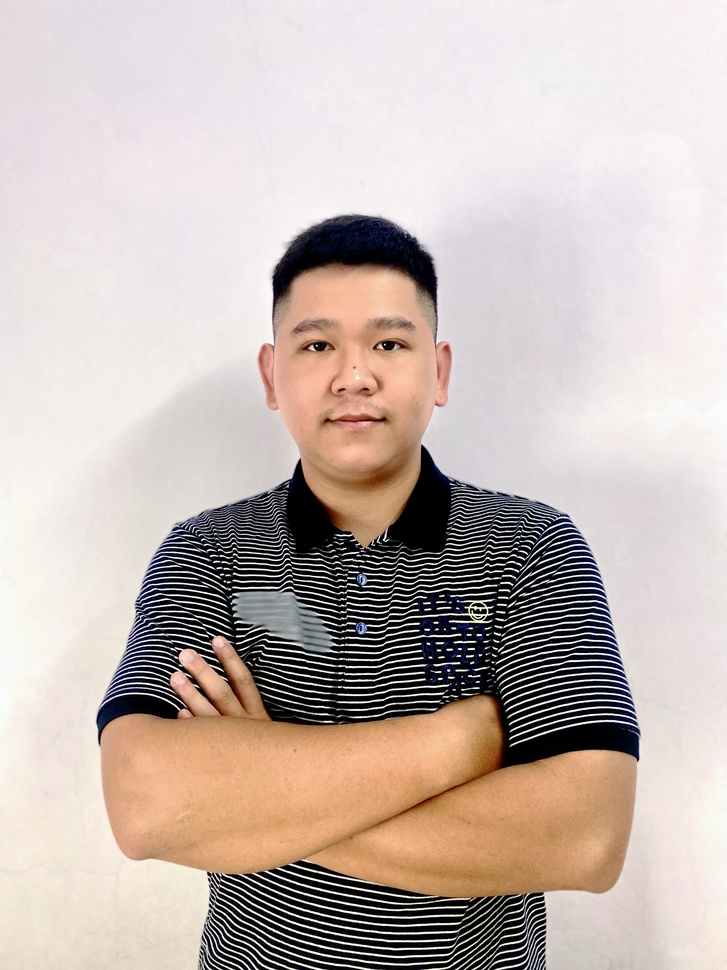
#> input picture Supervised_Learning/face.jpg, 727 x 970 px, shrunk from 3024 x 4032 before the run
$ python face_detection.py
#> lines starting #> are read from the running program, lines starting #| are printed output that depends on the picture; after the words box and inside, x2 and y2 are one past the last pixel; in counts of white or black regions, pixels touching at a corner belong together
import cv2

# Load the image
img = cv2.imread("face.jpg")
#> img is the input picture: shape (970, 727, 3); mean B, G, R 177, 183.1, 196.8

# Convert the image to grayscale
gray = cv2.cvtColor(img, cv2.COLOR_BGR2GRAY)
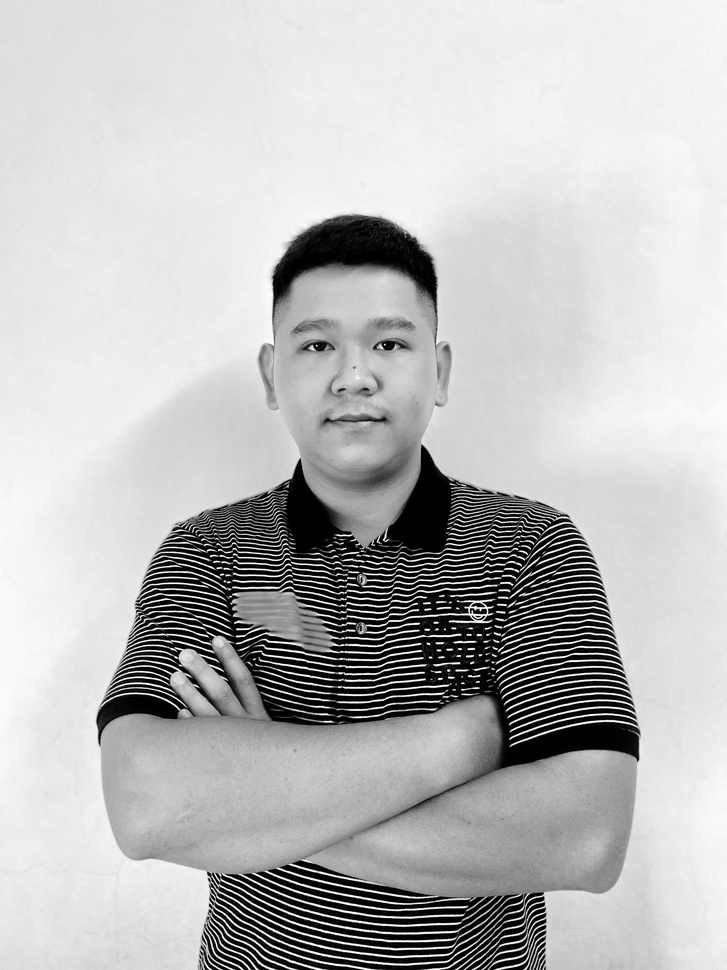
#> gray: shape (970, 727); min 0, max 255, mean 186.5

# Apply Gaussian blur
gray = cv2.GaussianBlur(gray, (5, 5), 0)

# Load the Haar Cascade classifier for face detection
face_cascade = cv2.CascadeClassifier("haarcascade_frontalface_default.xml")

# Detect faces in the image
faces = face_cascade.detectMultiScale(gray, scaleFactor=1.1, minNeighbors=5, minSize=(30, 30))
#> faces = [[252, 263, 203, 203]]

# Draw rectangles around the detected faces in the image
for (x, y, w, h) in faces:
    cv2.rectangle(img, (x, y), (x+w, y+h), (0, 255, 0), 2)
#> this loop made 1 pass
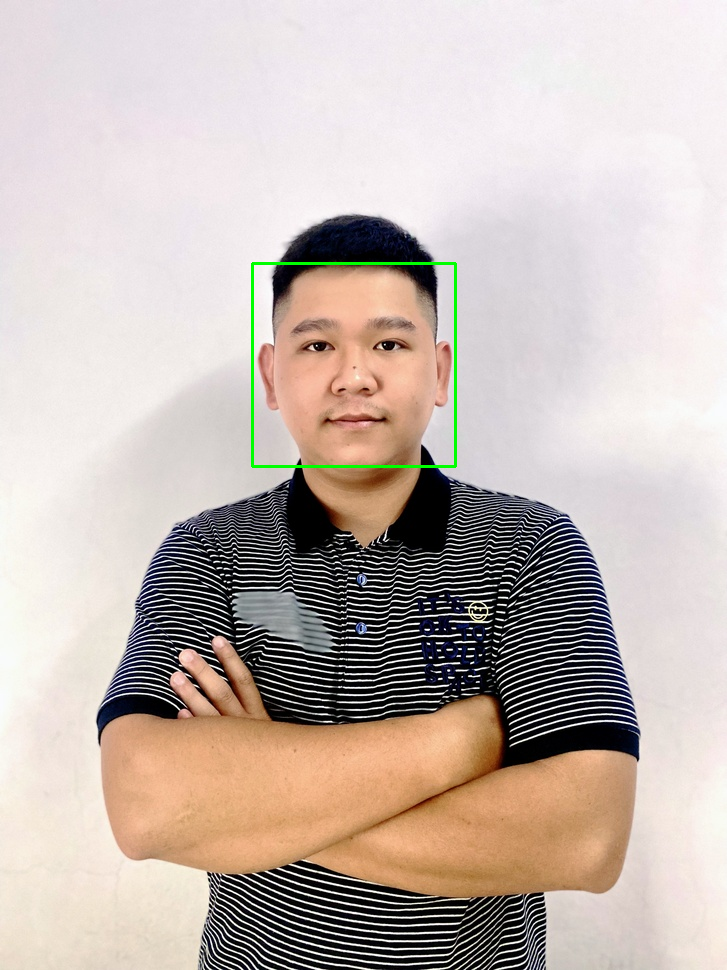
#> img: shape (970, 727, 3); 0.34% of pixels changed, all inside (x1, y1, x2, y2) = (251, 262, 457, 468)

# Display the image with the detected faces
cv2.imshow("Faces Detected", img)
cv2.waitKey(0)
cv2.destroyAllWindows()
